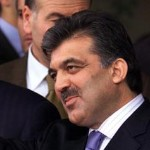
#> input picture abdullah_gul.jpg, 150 x 150 px, given in place of frame0.jpg, which was not available
$ python imagecomp.py
#> lines starting #> are read from the running program, lines starting #| are printed output that depends on the picture; pictures that were not available may be replaced by others from this repository, and a replacement may not be noted
### ssim3.py
#!/usr/bin/env python

from skimage.metrics import structural_similarity as ssim
import numpy as np
import cv2
import argparse

# [22 lines left out: functions options, mse, compare, not called in this run]

def main(im1, im2):

 # Get options
 #args = options()

 # Import images
 # this could be changed to a hard code or a seperate parameter being passed in
#> called with im1 = 'output/test/frame0.jpg', im2 = 'output/test_scaled/frame0.jpg'
 image1 = cv2.imread(im1)
#> image1 is the input picture: shape (150, 150, 3); mean B, G, R 66.8, 69.3, 91.4
 image2 = cv2.imread(im2)
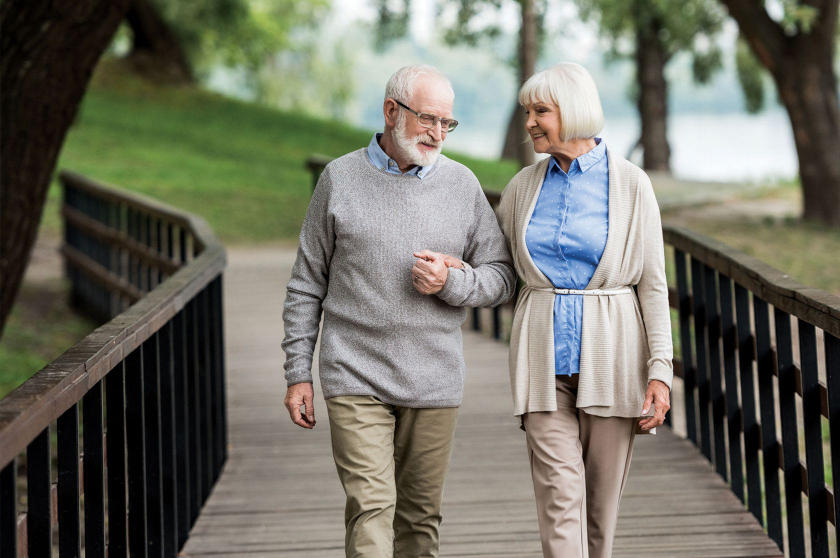
#> input picture elderlycouple.jpg, 1680 x 1116 px, given in place of frame0.jpg, which was not available (shown at 1/2 size)
#> image2 is the input picture: shape (1116, 1680, 3); mean B, G, R 100.9, 112.6, 112.8

 # Convert the images to grayscale
 gray1 = cv2.cvtColor(image1, cv2.COLOR_BGR2GRAY)
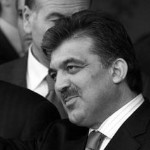
#> gray1: shape (150, 150); min 0, max 255, mean 75.6
 gray2 = cv2.cvtColor(image2, cv2.COLOR_BGR2GRAY)
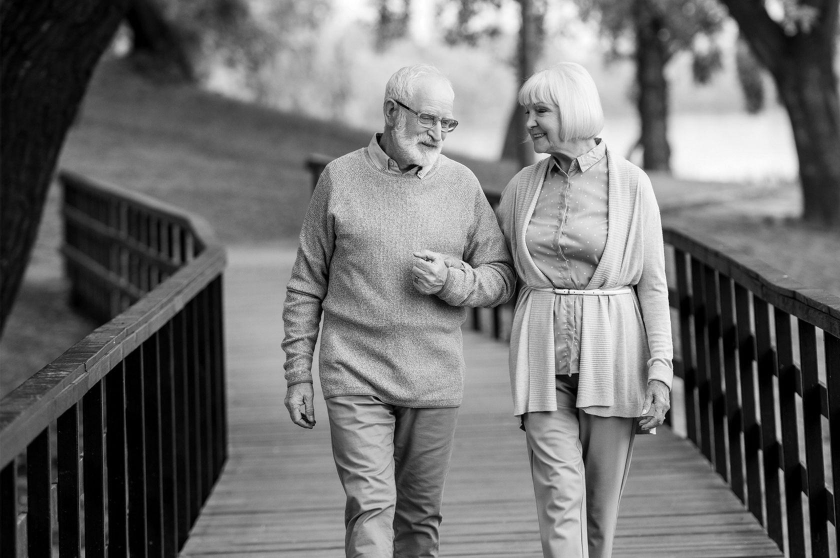
#> gray2: shape (1116, 1680) (shown at 1/2 size); min 0, max 255, mean 111.3

 # Check for same size and ratio and report accordingly
 ho, wo, _ = image1.shape
#> ho = 150; wo = 150
 hc, wc, _ = image2.shape
#> hc = 1116; wc = 1680
 ratio_orig = ho/wo
#> ratio_orig = 1
 ratio_comp = hc/wc
#> ratio_comp = 0.664
 dim = (wc, hc)
#> dim = (1680, 1116)

 if round(ratio_orig, 2) != round(ratio_comp, 2):
  print("\nImages not of the same dimension. Check input.")
  exit()
#> (the program exits here)
